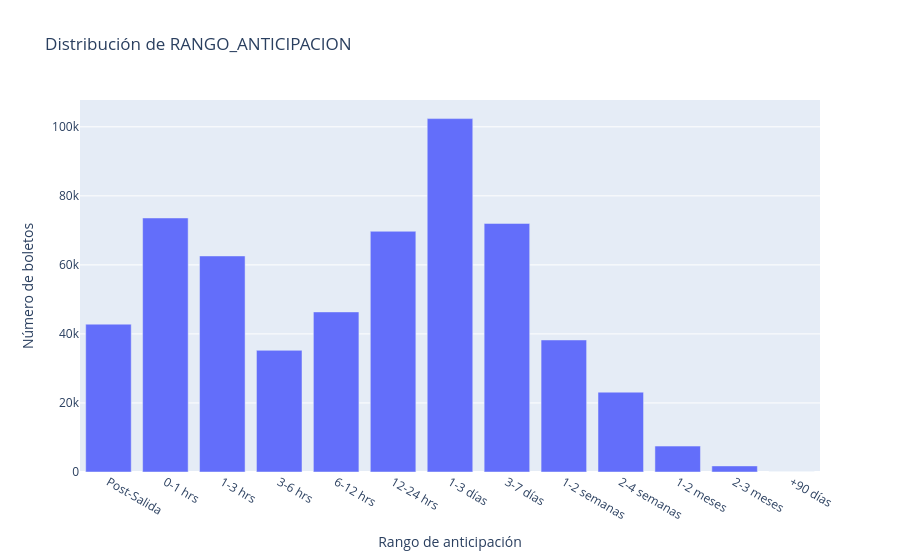

Notebook cell for this chart:
### Code cell
import plotly.express as px

conteo = Df_d['RANGO_ANTICIPACION'].value_counts().sort_index().reset_index()
conteo.columns = ['RANGO_ANTICIPACION','COUNT']

fig = px.bar(
    conteo,
    x='RANGO_ANTICIPACION',
    y='COUNT',
    title="Distribución de RANGO_ANTICIPACION",
    labels={'RANGO_ANTICIPACION':'Rango de anticipación','COUNT':'Número de boletos'}
)
fig.show()

### Figure 1 — Plotly figure (JSON) as saved in the notebook; plotly's stock layout.template omitted (floating-point values rounded to 4 significant figures)
{"data": [{"alignmentgroup": "True", "hovertemplate": "Rango de anticipación=%{x}<br>Número de boletos=%{y}<extra></extra>", "legendgroup": "", "marker": {"color": "#636efa", "pattern": {"shape": ""}}, "name": "", "offsetgroup": "", "orientation": "v", "showlegend": false, "textposition": "auto", "type": "bar", "x": ["Post-Salida", "0-1 hrs", "1-3 hrs", "3-6 hrs", "6-12 hrs", "12-24 hrs", "1-3 días", "3-7 días", "1-2 semanas", "2-4 semanas", "1-2 meses", "2-3 meses", "+90 días"], "xaxis": "x", "y": [42829, 73591, 62594, 35249, 46377, 69736, 102381, 72016, 38247, 23126, 7505, 1760, 24], "yaxis": "y"}], "layout": {"autosize": true, "barmode": "relative", "legend": {"tracegroupgap": 0}, "title": {"text": "Distribución de RANGO_ANTICIPACION"}, "xaxis": {"anchor": "y", "autorange": true, "domain": [0, 1], "range": [-0.5, 12.5], "title": {"text": "Rango de anticipación"}, "type": "category"}, "yaxis": {"anchor": "x", "autorange": true, "domain": [0, 1], "range": [0, 107800.0], "title": {"text": "Número de boletos"}, "type": "linear"}}}
